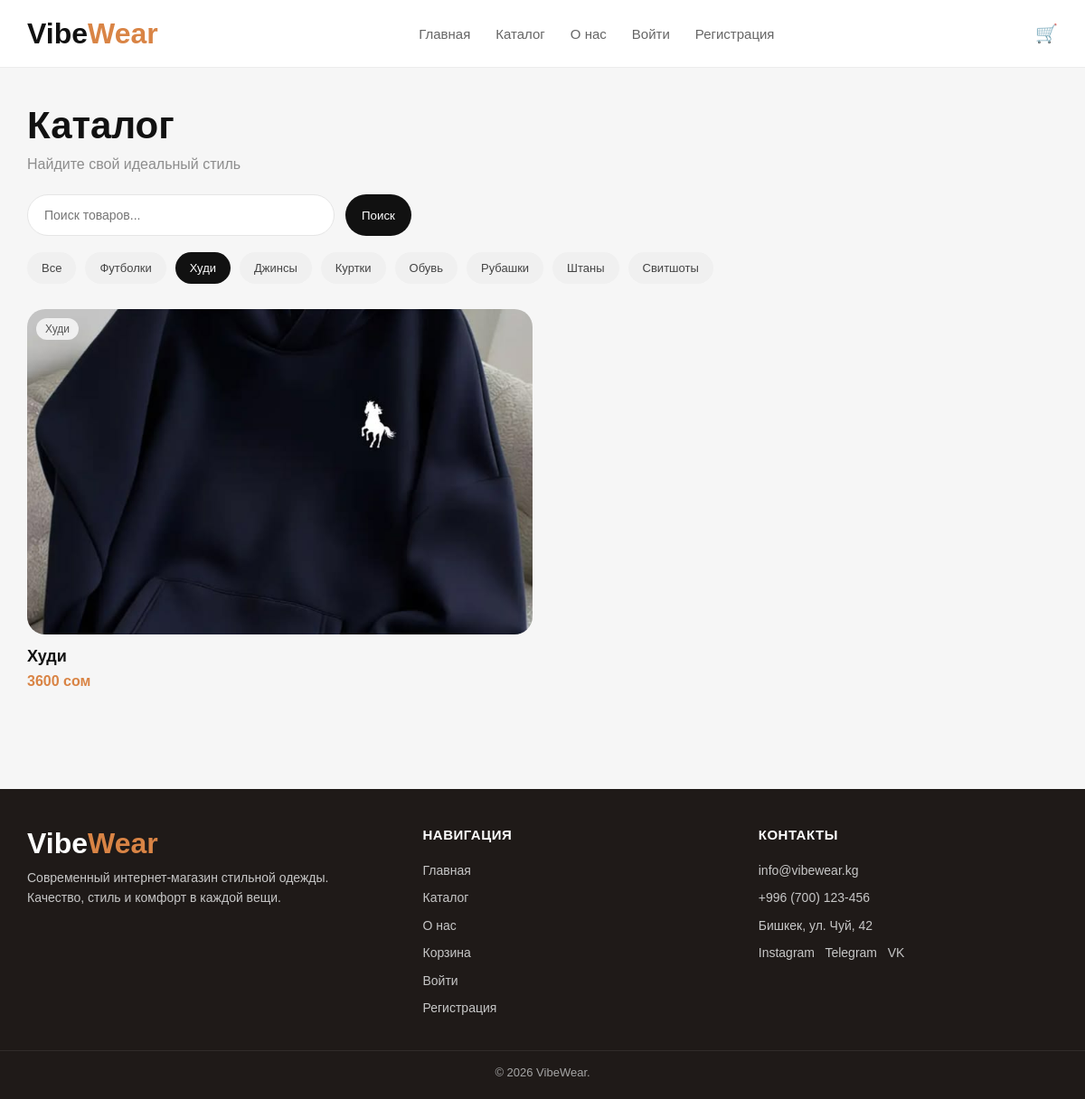
/catalog/?category=Худи, run on the app's committed database.
### shop/models.py (models this page shows, shortened)
class Product(models.Model):
    CATEGORY_CHOICES = [
        ("Футболки", "Футболки"),
        ("Худи", "Худи"),
        ("Джинсы", "Джинсы"),
        ("Куртки", "Куртки"),
        ("Обувь", "Обувь"),
        ("Рубашки", "Рубашки"),
        ("Штаны", "Штаны"),
        ("Свитшоты", "Свитшоты"),
    ]
    name = models.CharField(max_length=200, verbose_name="Название")
    price = models.PositiveIntegerField(verbose_name="Цена")
    category = models.CharField(max_length=50, choices=CATEGORY_CHOICES, verbose_name="Категория")
    image = models.CharField(max_length=255, verbose_name="Путь к картинке")
    description = models.TextField(verbose_name="Описание")

### shop/views.py (the view)
# urls.py: path("catalog/", views.catalog, name="catalog"),
def catalog(request):
    query = request.GET.get("q", "").strip().lower()
    category = request.GET.get("category", "").strip()
    products = Product.objects.all()
    if query:
        products = products.filter(name__icontains=query)
    if category and category != "Все":
        products = products.filter(category=category)
    categories = ["Все", "Футболки", "Худи", "Джинсы", "Куртки", "Обувь", "Рубашки", "Штаны", "Свитшоты"]
    return render(request, "catalog.html", {
        "products": products,
        "categories": categories,
        "selected_category": category,
        "query": request.GET.get("q", ""),
    })

### shop/templates/catalog.html
{% extends 'base.html' %}
{% block content %}
<section class="content-wrap catalog-page">
    <h1>Каталог</h1>
    <p class="subtext">Найдите свой идеальный стиль</p>
    <form method="get" class="search-box">
        <input type="text" name="q" placeholder="Поиск товаров..." value="{{ query }}">
        <button type="submit">Поиск</button>
    </form>
    <div class="filter-row">
        {% for cat in categories %}
            {% if cat == "Все" %}
                <a href="{% url 'catalog' %}" class="filter-btn {% if not selected_category %}active{% endif %}">{{ cat }}</a>
            {% else %}
                <a href="{% url 'catalog' %}?category={{ cat }}" class="filter-btn {% if selected_category == cat %}active{% endif %}">{{ cat }}</a>
            {% endif %}
        {% endfor %}
    </div>
    <div class="catalog-grid">
        {% for item in products %}
        <div class="catalog-card">
            <div class="tag">{{ item.category }}</div>
            <img src="{{ item.image }}" alt="{{ item.name }}">
            <h3>{{ item.name }}</h3>
            <p>{{ item.price }} сом</p>
            <a href="{% url 'product' item.id %}" class="hidden-link"></a>
        </div>
        {% empty %}
        <p>Товары не найдены.</p>
        {% endfor %}
    </div>
</section>
{% endblock %}

### shop/static/css/style.css (style rules this page uses)
* { box-sizing: border-box; }
body { margin: 0; font-family: Arial, sans-serif; background: #f6f6f6; color: #111; }
a { text-decoration: none; color: inherit; }
.content-wrap { max-width: 1180px; margin: 0 auto; padding: 40px 20px; }
.section h2, .catalog-page h1, .about-page h1, .cart-page h1, .checkout-box h1 { margin: 0 0 10px; font-size: 42px; font-weight: 800; }
.home-grid, .catalog-grid { display: grid; grid-template-columns: repeat(4, 1fr); gap: 22px; }
.home-card, .catalog-card { position: relative; background: transparent; }
.home-card img, .catalog-card img { width: 100%; height: 360px; object-fit: cover; border-radius: 20px; display: block; }
.home-card h3, .catalog-card h3 { margin: 14px 0 8px; font-size: 18px; font-weight: 700; }
.home-card p, .catalog-card p { margin: 0; color: #d98445; font-weight: 700; }
.tag { position: absolute; top: 10px; left: 10px; background: #f0f0f0; color: #555; border-radius: 999px; padding: 5px 10px; font-size: 12px; z-index: 2; }
.hidden-link { position: absolute; inset: 0; z-index: 1; }
.subtext { color: #8d8d8d; margin-top: 0; margin-bottom: 24px; }
.search-box { display: flex; gap: 12px; margin-bottom: 18px; }
.search-box input { width: 340px; height: 46px; border: 1px solid #e5e5e5; border-radius: 999px; padding: 0 18px; font-size: 14px; }
.search-box button { height: 46px; border: none; border-radius: 999px; padding: 0 18px; background: #111; color: #fff; cursor: pointer; }
.filter-row { display: flex; flex-wrap: wrap; gap: 10px; margin-bottom: 28px; }
.filter-btn { padding: 10px 16px; border-radius: 999px; background: #f0f0f0; color: #444; font-size: 13px; }
.filter-btn.active { background: #111; color: #fff; }
@media (max-width: 1200px) { .home-grid, .catalog-grid { grid-template-columns: repeat(2, 1fr); } }

### data on the page
Product: category "Худи", image (picture), name "Худи", price "3600"

### other printed values
{{ cat }} "Все"
{{ cat }} "Футболки" "Худи" "Джинсы" "Куртки" "Обувь" "Рубашки" "Штаны" "Свитшоты"
